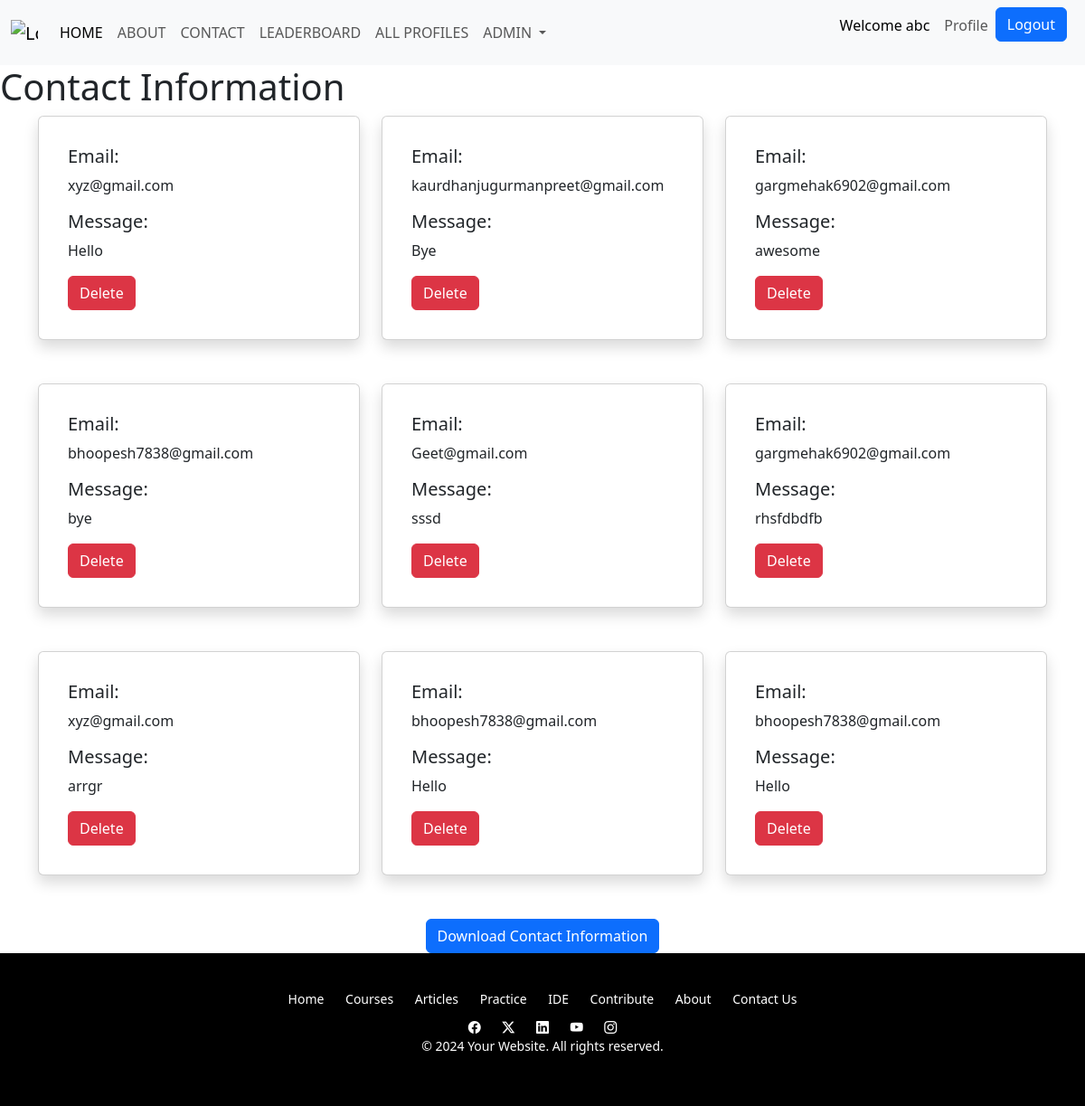
The app's page /logistics/ (signed in) with its own data.
### RPMS/models.py (models this page shows, shortened)
class contact_info(models.Model):
    u_email = models.EmailField()
    u_message = models.CharField(max_length=200)

### RPMS/views.py (the view)
# urls.py: path('logistics/', logistics, name='logistics'),
@user_passes_test(lambda u: u.is_superuser, login_url='/')
def logistics(request):
    if request.method == 'GET':
        contact_information = contact_info.objects.all()
        return render(request, 'RPMS/logistics.html', {'contact_information': contact_information})
    else:
        raise Http404()

### RPMS/templates/RPMS/logistics.html (shortened to what this page needs)
<!DOCTYPE html>
<html lang="en">
<head>
    <link href="https://cdn.jsdelivr.net/npm/bootstrap@5.3.2/dist/css/bootstrap.min.css" rel="stylesheet"
>
</head>
<body>
    {% include 'RPMS/Navbar.html' %}
    <h1>Contact Information</h1>
    <div class="container">
        <div class="row">
            {% for info in contact_information %}
            <div class="col-md-4">
                <div class="card shadow p-3 mb-5 bg-body rounded">
                    <div class="card-body">
                        <h5 class="card-title">Email:</h5>
                        <p class="card-text">{{ info.u_email }}</p>
                        <h5 class="card-title">Message:</h5>
                        <p class="card-text">{{ info.u_message }}</p>
                        <button onclick="deleteMessage('{{ info.id }}')" class="btn btn-danger delete-btn">Delete</button>
                    </div>
                </div>
            </div>
            {% empty %}
            <p>No contact information available</p>
            {% endfor %}
        </div>
    </div>
    <div class="text-center">
        <a href="{% url 'download_contact_info' %}" class="btn btn-primary download-btn">Download Contact Information</a>
    </div>
    <footer class="bottom">
        {% include 'RPMS/footer.html'%}
    </footer>
</body>
</html>

### RPMS/templates/RPMS/navbar.html (shortened to what this page needs)
<!DOCTYPE html>
<html lang="en">
<head>
    <link href="https://cdn.jsdelivr.net/npm/bootstrap@5.3.2/dist/css/bootstrap.min.css" rel="stylesheet"
>
</head>
<body>
    <nav class="navbar navbar-expand-lg bg-body-tertiary">
        <div class="container-fluid">
            <a class="navbar-brand" href="#">
                <img src="https://i.ibb.co/0yHxBzx/logo.png" alt="Logo" width="30" height="24"
                    class="d-inline-block align-text-top"></a>
            <div class="collapse navbar-collapse" id="navbarSupportedContent">
                <ul class="navbar-nav me-auto mb-2 mb-lg-0">
                    <li class="nav-item">
                        <a class="nav-link active" aria-current="page" href="/">HOME</a>
                    </li>
                    <li class="nav-item">
                        <a class="nav-link" href="/aboutus">ABOUT</a>
                    </li>
                    <li class="nav-item">
                        <a class="nav-link" href="/contact">CONTACT</a>
                    </li>
                    <li class="nav-item">
                        <a class="nav-link" href="/leaderboard">LEADERBOARD</a>
                    </li>
                    <li class="nav-item">
                        <a class="nav-link" href="/allprofiles">ALL PROFILES</a>
                    </li>
                    <li class="nav-item dropdown">
                        {% if user.is_superuser %}
                        <a class="nav-link dropdown-toggle" href="#" id="navbarDropdown" role="button"
                            data-bs-toggle="dropdown" aria-expanded="false">
                            ADMIN
                        </a>
                        {% endif %}
                    </li>
                </ul>
                {% if user.is_authenticated %}
                <ul class="navbar-nav me-2 mb-2 mb-lg-0">
                    <li class="nav-item">
                        <p class="nav-link" style="color: black;">Welcome {{ user.username }}</p>
                    </li>
                    <li class="nav-item">
                        <a class="nav-link" href="{% url 'profile' %}">Profile</a>
                    </li>
                    <li class="nav-item">
                        <a class="btn btn-primary" href="{% url 'logoutuser' %}">Logout</a>
                    </li>
                </ul>
                {% endif %}
            </div>
        </div>
    </nav>
</body>
</html>

### RPMS/templates/RPMS/logistics.html (style rules this page uses)
.card { transition: transform 0.3s ease, box-shadow 0.3s ease; }
.download-btn, .delete-btn { transition: transform 0.3s ease, box-shadow 0.3s ease; }

### RPMS/templates/RPMS/footer.html (style rules this page uses)
footer { background-color: #000000; padding: 20px 0; text-align: center; font-size: 14px; color: #ffffff; }

### records on screen
contact_info: u_email "xyz@gmail.com", u_message "Hello"
contact_info: u_email "kaurdhanjugurmanpreet@gmail.com", u_message "Bye"
contact_info: u_email "gargmehak6902@gmail.com", u_message "awesome"
contact_info: u_email "bhoopesh7838@gmail.com", u_message "bye"
contact_info: u_email "Geet@gmail.com", u_message "sssd"
contact_info: u_email "gargmehak6902@gmail.com", u_message "rhsfdbdfb"
contact_info: u_email "xyz@gmail.com", u_message "arrgr"
contact_info: u_email "bhoopesh7838@gmail.com", u_message "Hello"
contact_info: u_email "bhoopesh7838@gmail.com", u_message "Hello"

### other values on screen
{{ user.username }} "abc"
